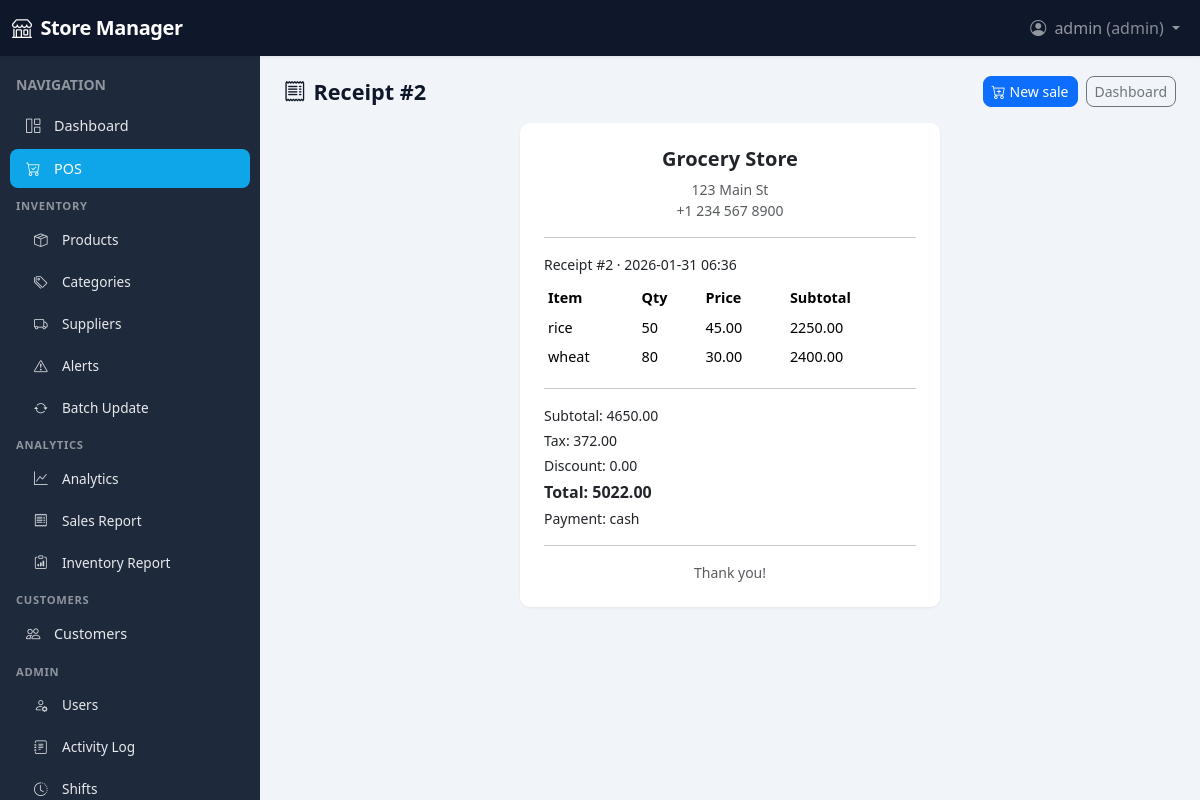
Screenshot of /pos/receipt/2 (signed in) with the database file from the repository.
### app/models/user.py (models this page shows, shortened)
class User(UserMixin, db.Model):
    __tablename__ = "users"
    id = db.Column(db.Integer, primary_key=True)
    username = db.Column(db.String(80), unique=True, nullable=False, index=True)
    password_hash = db.Column(db.String(256), nullable=False)
    role = db.Column(db.String(20), nullable=False, default="cashier")  # admin, manager, cashier
    full_name = db.Column(db.String(120), nullable=True)
    email = db.Column(db.String(120), nullable=True)
    active = db.Column(db.Boolean, default=True)
    created_at = db.Column(db.DateTime, default=datetime.utcnow)
    sales = db.relationship("Sale", backref="user", lazy="dynamic", foreign_keys="Sale.user_id")
    activity_logs = db.relationship("ActivityLog", backref="user", lazy="dynamic")
    shifts = db.relationship("Shift", backref="user", lazy="dynamic")
    ROLES = ("admin", "manager", "cashier")
    def is_admin(self) -> bool:
        return self.role == "admin"
    def is_manager_or_above(self) -> bool:
        return self.role in ("admin", "manager")

### app/models/sale.py (models this page shows, shortened)
class Sale(db.Model):
    __tablename__ = "sales"
    id = db.Column(db.Integer, primary_key=True)
    user_id = db.Column(db.Integer, db.ForeignKey("users.id"), nullable=False)
    customer_id = db.Column(db.Integer, db.ForeignKey("customers.id"), nullable=True)
    subtotal = db.Column(db.Numeric(12, 2), nullable=False, default=0)
    tax_amount = db.Column(db.Numeric(12, 2), nullable=False, default=0)
    discount_amount = db.Column(db.Numeric(12, 2), nullable=False, default=0)
    total = db.Column(db.Numeric(12, 2), nullable=False, default=0)
    payment_method = db.Column(db.String(30), nullable=False)  # cash, card, mobile
    loyalty_points_used = db.Column(db.Integer, default=0)
    loyalty_points_earned = db.Column(db.Integer, default=0)
    created_at = db.Column(db.DateTime, default=datetime.utcnow)
    items = db.relationship("SaleItem", backref="sale", lazy="dynamic", cascade="all, delete-orphan")

class SaleItem(db.Model):
    __tablename__ = "sale_items"
    id = db.Column(db.Integer, primary_key=True)
    sale_id = db.Column(db.Integer, db.ForeignKey("sales.id"), nullable=False)
    product_id = db.Column(db.Integer, db.ForeignKey("products.id"), nullable=False)
    quantity = db.Column(db.Integer, nullable=False)
    unit_price = db.Column(db.Numeric(12, 2), nullable=False)
    subtotal = db.Column(db.Numeric(12, 2), nullable=False)

### app/models/product.py (models this page shows, shortened)
class Product(db.Model):
    __tablename__ = "products"
    id = db.Column(db.Integer, primary_key=True)
    name = db.Column(db.String(120), nullable=False, index=True)
    category_id = db.Column(db.Integer, db.ForeignKey("categories.id"), nullable=True)
    price = db.Column(db.Numeric(12, 2), nullable=False, default=0)
    quantity = db.Column(db.Integer, nullable=False, default=0)
    unit = db.Column(db.String(20), nullable=True, default="pcs")  # pcs, kg, L, etc.
    expiration_date = db.Column(db.Date, nullable=True)
    sku = db.Column(db.String(60), unique=True, nullable=True, index=True)
    barcode = db.Column(db.String(60), unique=True, nullable=True, index=True)
    supplier_id = db.Column(db.Integer, db.ForeignKey("suppliers.id"), nullable=True)
    min_stock = db.Column(db.Integer, nullable=False, default=0)  # alert when quantity <= this
    created_at = db.Column(db.DateTime, default=datetime.utcnow)
    updated_at = db.Column(db.DateTime, default=datetime.utcnow, onupdate=datetime.utcnow)
    sale_items = db.relationship("SaleItem", backref="product", lazy="dynamic")

### app/routes/pos.py (the view)
@pos_bp.route("/receipt/<int:sale_id>")
@login_required
def receipt(sale_id):
    sale = Sale.query.get(sale_id)
    if not sale:
        flash("Sale not found.", "danger")
        return redirect(url_for("pos.index"))
    store_name = getattr(Config, "STORE_NAME", "Grocery Store")
    store_address = getattr(Config, "STORE_ADDRESS", "")
    store_phone = getattr(Config, "STORE_PHONE", "")
    return render_template(
        "pos/receipt.html",
        sale=sale,
        store_name=store_name,
        store_address=store_address,
        store_phone=store_phone,
    )

### app/templates/pos/receipt.html (shortened to what this page needs)
{% extends "base.html" %}
{% block content %}
<div class="page-header d-flex flex-wrap justify-content-between align-items-center gap-2 mb-3">
  <h1 class="h4 mb-0"><i class="bi bi-receipt me-2"></i>Receipt #{{ sale.id }}</h1>
  <div class="d-flex gap-2">
    <a href="{{ url_for('pos.index') }}" class="btn btn-primary btn-sm"><i class="bi bi-cart-plus me-1"></i>New sale</a>
    <a href="{{ url_for('main.dashboard') }}" class="btn btn-outline-secondary btn-sm">Dashboard</a>
  </div>
</div>
<div class="card mx-auto" style="max-width: 420px;">
  <div class="card-body p-4">
    <h5 class="text-center fw-bold">{{ store_name }}</h5>
    <p class="text-center small text-muted mb-3">{{ store_address }}<br>{{ store_phone }}</p>
    <hr>
    <p class="small mb-2">Receipt #{{ sale.id }} · {{ sale.created_at.strftime('%Y-%m-%d %H:%M') if sale.created_at else '' }}</p>
    <table class="table table-sm table-borderless mb-0">
      <thead><tr><th>Item</th><th>Qty</th><th>Price</th><th>Subtotal</th></tr></thead>
      <tbody>{% for item in sale.items %}<tr><td>{{ item.product.name if item.product else '-' }}</td><td>{{ item.quantity }}</td><td>{{ item.unit_price }}</td><td>{{ item.subtotal }}</td></tr>{% endfor %}</tbody>
    </table>
    <hr>
    <p class="mb-1 small">Subtotal: {{ sale.subtotal }}</p>
    <p class="mb-1 small">Tax: {{ sale.tax_amount }}</p>
    <p class="mb-1 small">Discount: {{ sale.discount_amount }}</p>
    <p class="fw-bold mb-1">Total: {{ sale.total }}</p>
    <p class="small mb-0">Payment: {{ sale.payment_method }}</p>
    <hr>
    <p class="text-center small text-muted mb-0">Thank you!</p>
  </div>
</div>
{% endblock %}

### app/templates/base.html (shortened to what this page needs)
<!DOCTYPE html>
<html lang="en">
<head>
  <link href="https://cdn.jsdelivr.net/npm/bootstrap@5.3.2/dist/css/bootstrap.min.css" rel="stylesheet">
  <link href="https://cdn.jsdelivr.net/npm/bootstrap-icons@1.11.1/font/bootstrap-icons.css" rel="stylesheet">
</head>
<body>
  <nav class="navbar navbar-expand-lg navbar-dark fixed-top" style="height: var(--navbar-height);">
    <div class="container-fluid">
      <a class="navbar-brand" href="{{ url_for('main.dashboard') }}"><i class="bi bi-shop me-1"></i> Store Manager</a>
      <div class="collapse navbar-collapse" id="navMain">
        <ul class="navbar-nav ms-auto">
          {% if current_user.is_authenticated %}
          <li class="nav-item dropdown">
            <a class="nav-link dropdown-toggle" href="#" id="userMenu" role="button" data-bs-toggle="dropdown">
              <i class="bi bi-person-circle me-1"></i> {{ current_user.username }} <span class="text-white-50">({{ current_user.role }})</span>
            </a>
          </li>
          {% endif %}
        </ul>
      </div>
    </div>
  </nav>
  <div class="d-flex">
    {% if current_user.is_authenticated %}
    <aside class="sidebar flex-shrink-0" id="sidebar">
      <div class="p-3 pb-0">
        <span class="text-white-50 small text-uppercase fw-semibold">Navigation</span>
      </div>
      <ul class="nav flex-column py-2">
        <li class="nav-item">
          <a class="nav-link {{ 'active' if request.endpoint == 'main.dashboard' else '' }}" href="{{ url_for('main.dashboard') }}">
            <i class="bi bi-grid-1x2 me-2"></i>Dashboard
          </a>
        </li>
        <li class="nav-item">
          <a class="nav-link {{ 'active' if request.endpoint and request.endpoint.startswith('pos.') else '' }}" href="{{ url_for('pos.index') }}">
            <i class="bi bi-cart-check me-2"></i>POS
          </a>
        </li>
        <li class="nav-section-label">Inventory</li>
        <li class="nav-item">
          <a class="nav-link sub {{ 'active' if request.endpoint in ['inventory.product_list', 'inventory.product_add', 'inventory.product_edit'] else '' }}" href="{{ url_for('inventory.product_list') }}">
            <i class="bi bi-box-seam me-2"></i>Products
          </a>
        </li>
        {% if current_user.is_manager_or_above() %}
        <li class="nav-item">
          <a class="nav-link sub {{ 'active' if request.endpoint in ['inventory.category_list', 'inventory.category_add', 'inventory.category_edit'] else '' }}" href="{{ url_for('inventory.category_list') }}">
            <i class="bi bi-tags me-2"></i>Categories
          </a>
        </li>
        <li class="nav-item">
          <a class="nav-link sub {{ 'active' if request.endpoint in ['inventory.supplier_list', 'inventory.supplier_add', 'inventory.supplier_edit'] else '' }}" href="{{ url_for('inventory.supplier_list') }}">
            <i class="bi bi-truck me-2"></i>Suppliers
          </a>
        </li>
        <li class="nav-item">
          <a class="nav-link sub {{ 'active' if request.endpoint == 'inventory.alerts' else '' }}" href="{{ url_for('inventory.alerts') }}">
            <i class="bi bi-exclamation-triangle me-2"></i>Alerts
          </a>
        </li>
        <li class="nav-item">
          <a class="nav-link sub {{ 'active' if request.endpoint == 'inventory.batch_update' else '' }}" href="{{ url_for('inventory.batch_update') }}">
            <i class="bi bi-arrow-repeat me-2"></i>Batch Update
          </a>
        </li>
        <li class="nav-section-label">Analytics</li>
        <li class="nav-item">
          <a class="nav-link sub {{ 'active' if request.endpoint == 'analytics.dashboard' else '' }}" href="{{ url_for('analytics.dashboard') }}">
            <i class="bi bi-graph-up me-2"></i>Analytics
          </a>
        </li>
        <li class="nav-item">
          <a class="nav-link sub {{ 'active' if request.endpoint == 'analytics.sales_report_page' else '' }}" href="{{ url_for('analytics.sales_report_page') }}">
            <i class="bi bi-receipt me-2"></i>Sales Report
          </a>
        </li>
        <li class="nav-item">
          <a class="nav-link sub {{ 'active' if request.endpoint == 'analytics.inventory_report' else '' }}" href="{{ url_for('analytics.inventory_report') }}">
            <i class="bi bi-clipboard-data me-2"></i>Inventory Report
          </a>
        </li>
        {% endif %}
        {% if current_user.is_manager_or_above() %}
        <li class="nav-section-label">Customers</li>
        <li class="nav-item">
          <a class="nav-link {{ 'active' if request.endpoint and request.endpoint.startswith('customers.') else '' }}" href="{{ url_for('customers.customer_list') }}">
            <i class="bi bi-people me-2"></i>Customers
          </a>
        </li>
        {% endif %}
        {% if current_user.is_admin() %}
        <li class="nav-section-label">Admin</li>
        <li class="nav-item">
          <a class="nav-link sub {{ 'active' if request.endpoint == 'users.user_list' else '' }}" href="{{ url_for('users.user_list') }}">
            <i class="bi bi-person-gear me-2"></i>Users
          </a>
        </li>
        <li class="nav-item">
          <a class="nav-link sub {{ 'active' if request.endpoint == 'users.activity_log' else '' }}" href="{{ url_for('users.activity_log') }}">
            <i class="bi bi-journal-text me-2"></i>Activity Log
          </a>
        </li>
        <li class="nav-item">
          <a class="nav-link sub {{ 'active' if request.endpoint == 'users.shift_list' else '' }}" href="{{ url_for('users.shift_list') }}">
            <i class="bi bi-clock-history me-2"></i>Shifts
          </a>
        </li>
        {% endif %}
      </ul>
    </aside>
    {% endif %}
    <div class="main-wrap flex-grow-1">
      <main class="main-content">
        {% block content %}{% endblock %}
      </main>
    </div>
  </div>
</body>
</html>

### app/templates/base.html (style rules this page uses)
:root { --sidebar-width: 260px; --navbar-height: 56px; --sidebar-bg: #1e293b; --sidebar-hover: rgba(255,255,255,.08); --sidebar-active: #0ea5e9; --sidebar-text: rgba(255,255,255,.9); --content-bg: #f1f5f9; --card-shadow: 0 1px 3px rgba(0,0,0,.06); --card-radius: 10px; }
body { min-height: 100vh; background: var(--content-bg); font-family: system-ui, -apple-system, sans-serif; }
.navbar { box-shadow: 0 1px 3px rgba(0,0,0,.08); background: #0f172a !important; }
.navbar-brand { font-weight: 600; letter-spacing: -0.02em; }
.sidebar { width: var(--sidebar-width); min-height: calc(100vh - var(--navbar-height)); background: var(--sidebar-bg); position: fixed; left: 0; top: var(--navbar-height); z-index: 1020; overflow-y: auto; transition: transform .2s ease, box-shadow .2s ease; }
.sidebar .nav-section-label { color: rgba(255,255,255,.5); font-size: .7rem; font-weight: 600; text-transform: uppercase; letter-spacing: .06em; padding: .5rem 1rem .25rem; }
.sidebar .nav-link { color: var(--sidebar-text); padding: .55rem 1rem; border-radius: 8px; margin: 2px 10px; font-size: .9rem; display: flex; align-items: center; }
.sidebar .nav-link i { opacity: .9; width: 1.25rem; }
.sidebar .nav-link.active { background: var(--sidebar-active); color: #fff; }
.sidebar .nav-link.sub { padding-left: 1.5rem; font-size: .85rem; }
.main-wrap { margin-left: var(--sidebar-width); padding-top: var(--navbar-height); min-height: 100vh; }
.main-content { padding: 1.25rem 1.5rem; max-width: 1400px; margin: 0 auto; }
.page-header { margin-bottom: 1.25rem; }
.page-header h1 { font-size: 1.35rem; font-weight: 600; color: #0f172a; margin: 0; }
.card { border: none; border-radius: var(--card-radius); box-shadow: var(--card-shadow); }
.table { font-size: .9rem; }
.btn { border-radius: 8px; font-weight: 500; }

### rows the page displays
User: username "admin", role "admin"
Sale: id "2", created_at "2026-01-31 06:36", subtotal "4650.00", tax_amount "372.00", discount_amount "0.00", total "5022.00", payment_method "cash"
SaleItem: product "rice", quantity "50", unit_price "45.00", subtotal "2250.00"
SaleItem: product "wheat", quantity "80", unit_price "30.00", subtotal "2400.00"

### other values shown
{{ store_name }} "Grocery Store"
{{ store_address }} "123 Main St"
{{ store_phone }} "+1 234 567 8900"
